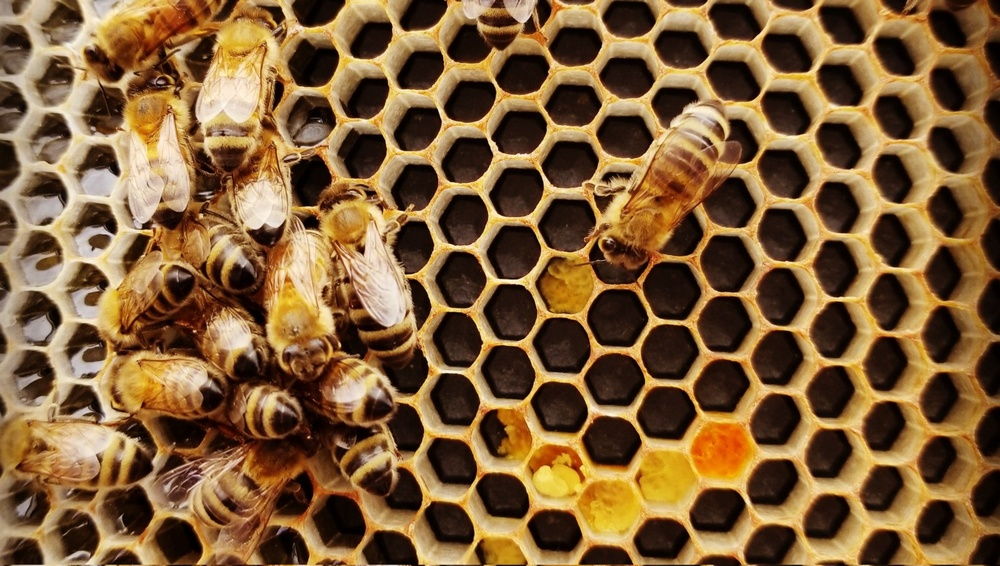
#> input picture Task 1/Grayscale/bees.jpg, 1000 x 566 px, shrunk from 1400 x 792 before the run
$ python 1.2.py
#> lines starting #> are read from the running program, lines starting #| are printed output that depends on the picture

import numpy as np
from PIL import Image

img = np.asarray(Image.open("bees.jpg"));
#> img is the input picture: shape (566, 1000, 3); mean R, G, B 127, 94.5, 56.4

red, green, blue = img[:, :, 0], img[:, :, 1], img[:, :, 2]
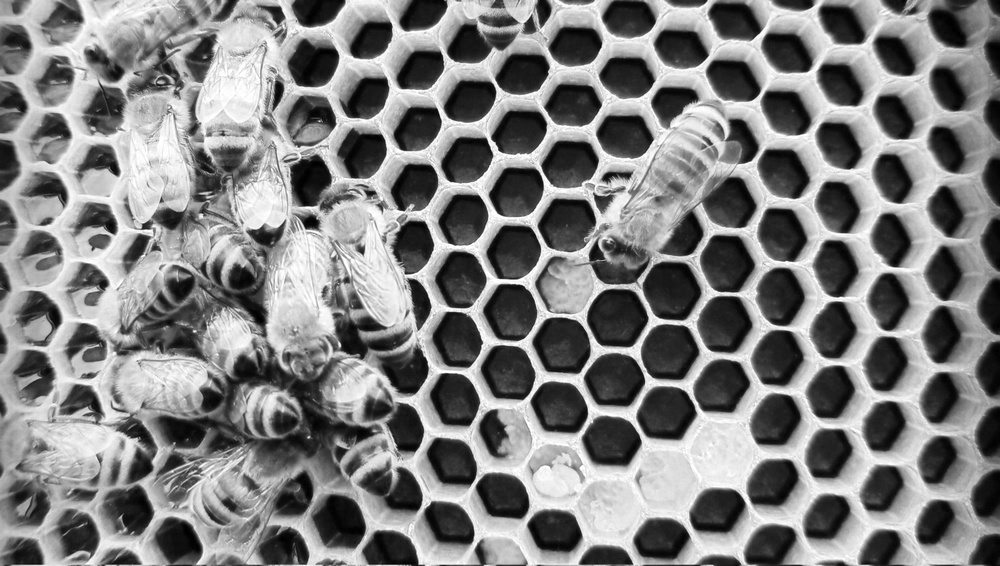
#> red: shape (566, 1000); min 0, max 255, mean 127
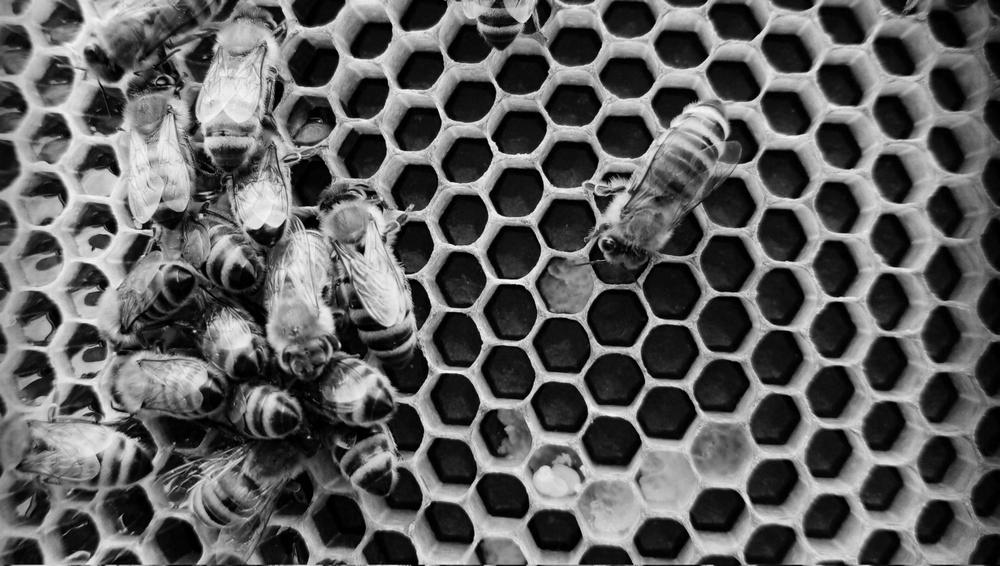
#> green: shape (566, 1000); min 0, max 254, mean 94.5
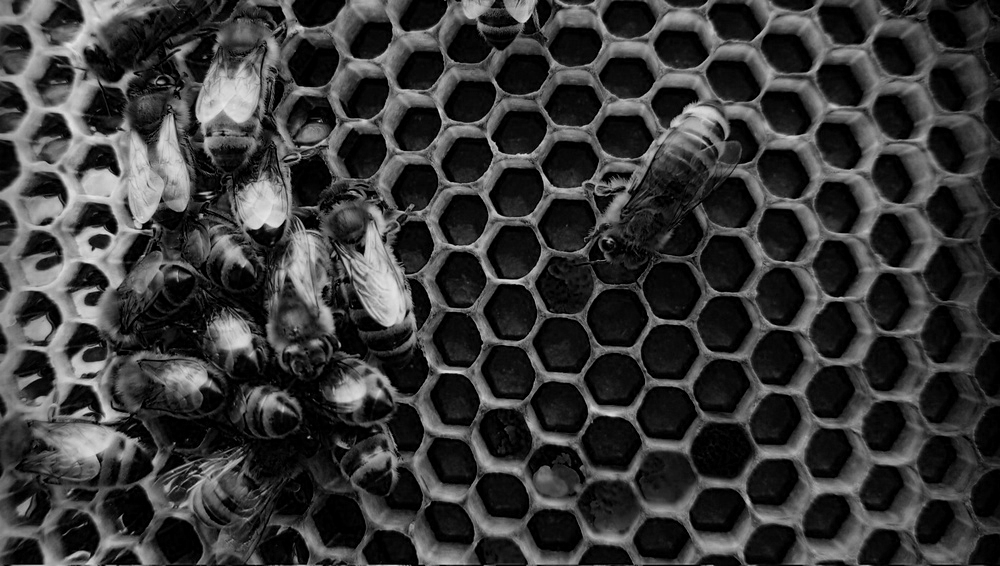
#> blue: shape (566, 1000); min 0, max 234, mean 56.4

bwimage = 0.3333 * red + 0.3333 * green + 0.3333 * blue
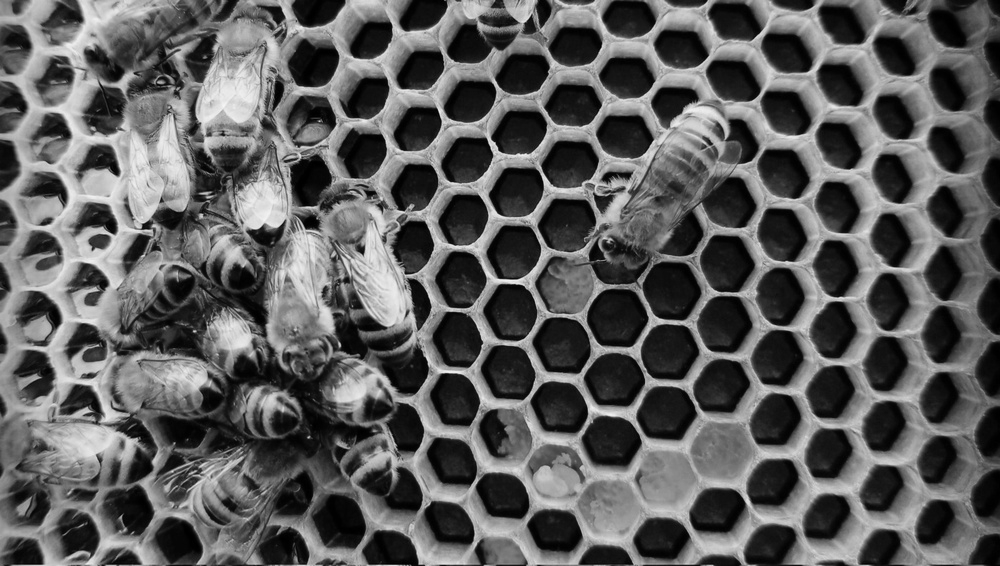
#> bwimage: shape (566, 1000) float64; min 0, max 247, mean 92.7
bwimage=bwimage.astype(np.uint8);

Image.fromarray(bwimage).save("grayscale 1.2.jpg");
